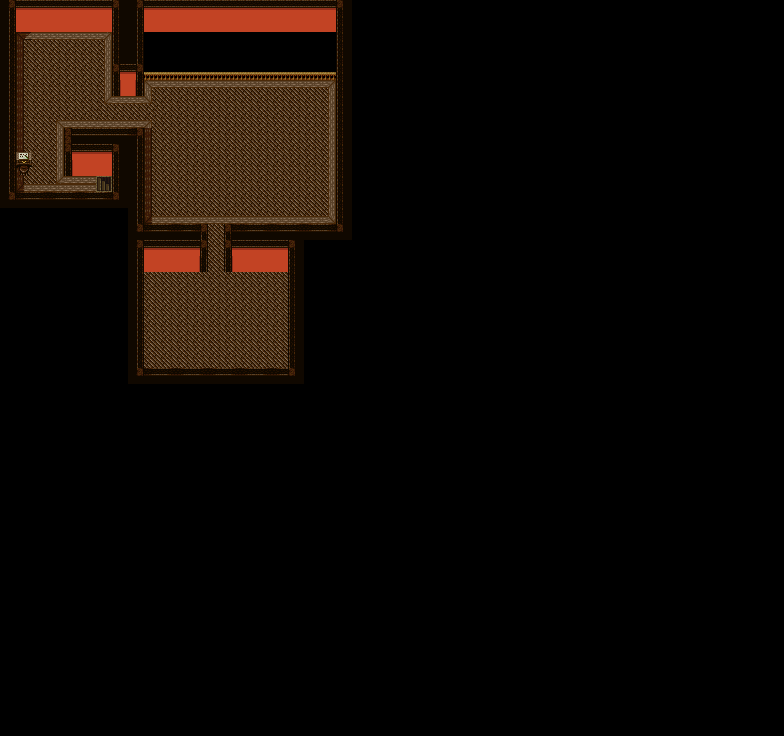

Below is a game level as drawn by its tile map, then a one-line description and the .tmx that defines it (tile-layer data replaced by summaries):
An orthogonal 49x46 tile map with 16x16 px tiles, 5 tile layers (Floor, Walls, Furniture, Machinery, ...), 4 tilesets.

<map version="1.11" tiledversion="1.11.2" orientation="orthogonal" renderorder="right-down" width="49" height="46" tilewidth="16" tileheight="16" infinite="0" nextlayerid="6" nextobjectid="1">
 <tileset firstgid="1" source="../Tilesets/Magitek Research Facility Tiles.tsx" />
 <tileset firstgid="1090" source="../Tilesets/Town and City Ext &amp; Int FF6 SNES.tsx" />
 <tileset firstgid="5250" source="../Tilesets/FF5 Indoors.tsx" />
 <tileset firstgid="5794" source="../Tilesets/FF5 Ship Interior.tsx" />
 <layer id="1" name="Floor" width="49" height="46">
  <data>[2254 cells, 389 non-empty, 35 distinct tile ids]</data>
 </layer>
 <layer id="2" name="Walls" width="49" height="46">
  <data>[2254 cells, 2 non-empty, 2 distinct tile ids]</data>
 </layer>
 <layer id="5" name="Furniture" width="49" height="46">
  <data>[2254 cells, 0 non-empty, 0 distinct tile ids]</data>
 </layer>
 <layer id="3" name="Machinery" width="49" height="46">
  <data>[2254 cells, 0 non-empty, 0 distinct tile ids]</data>
 </layer>
 <layer id="4" name="Wall Tops" width="49" height="46">
  <data>[2254 cells, 0 non-empty, 0 distinct tile ids]</data>
 </layer>
</map>
